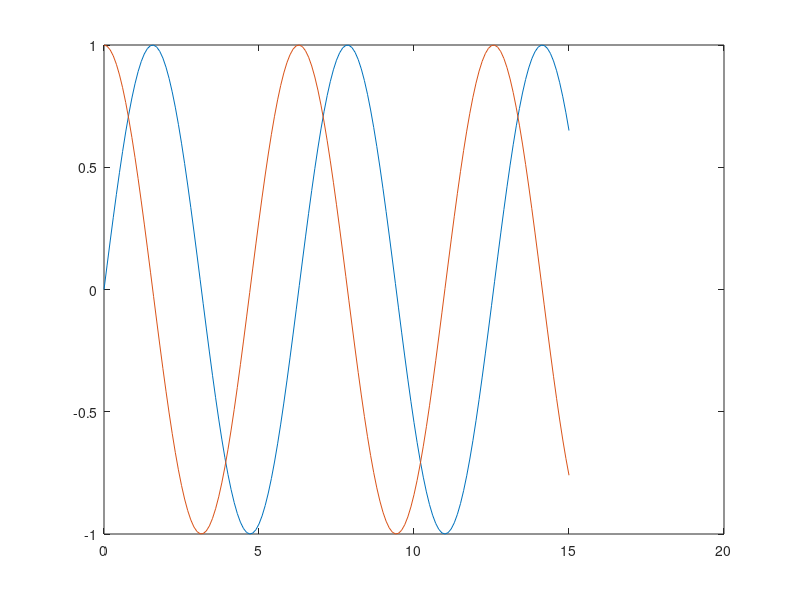

Write MATLAB code to recreate this figure.
t=[0:0.1:15];  %time 0 to 15 with 0.1 distance
x= sin(t);
y= cos(t);
plot(t,x)
hold on %Holde on used for plot two wave at a tine
plot(t,y)